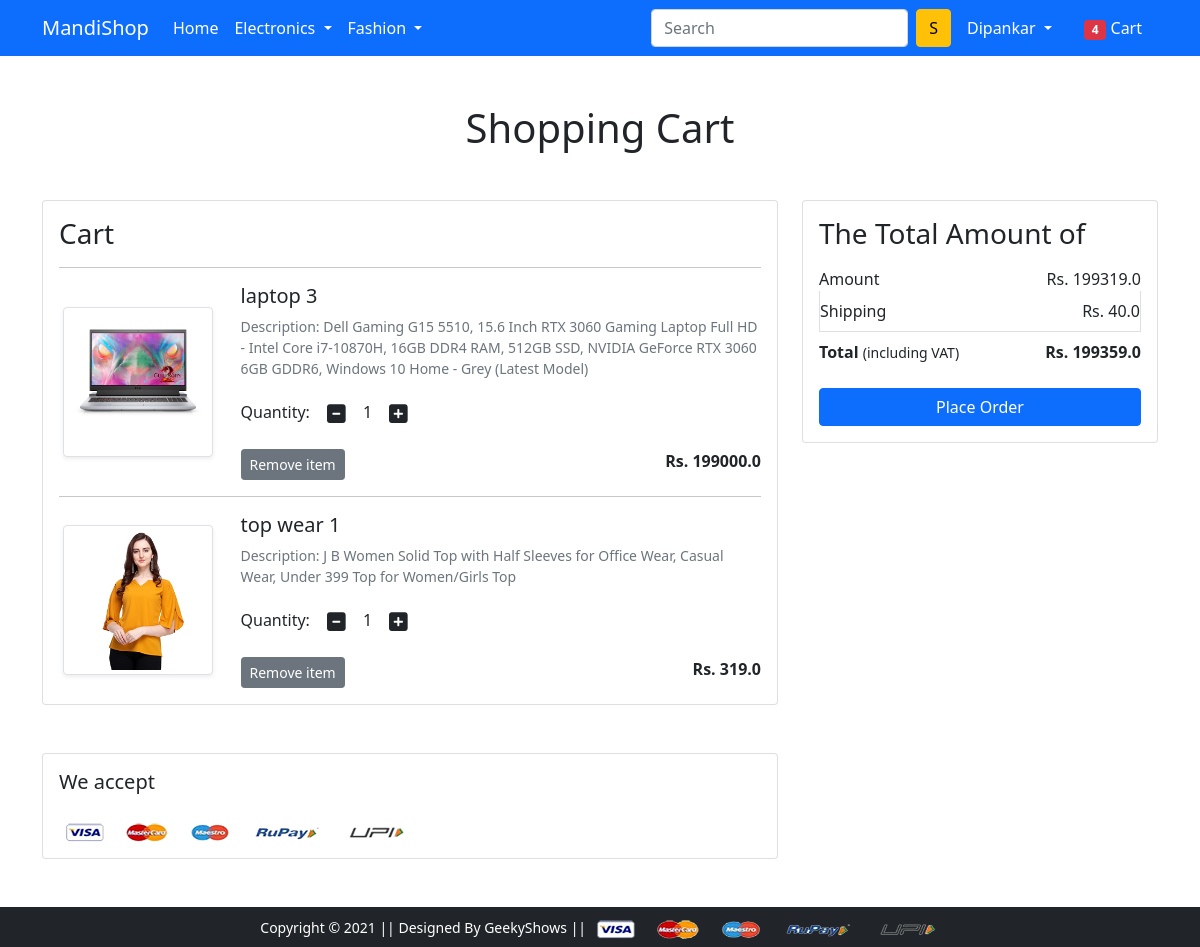
The app's page /cart/ (signed in) with its own data.
### MyApp/models.py (models this page shows, shortened)
class Cart(models.Model):
    user = models.ForeignKey(User, on_delete=models.CASCADE)
    product = models.ForeignKey(Product, on_delete=models.CASCADE)
    quantity = models.PositiveIntegerField(default=1)

class Product(models.Model):
    title = models.CharField(max_length=100)
    selling_price = models.FloatField()
    discounted_price = models.FloatField()
    description = models.TextField()
    brand = models.CharField(max_length=100)
    category = models.CharField(choices=CATEGORY_CHOICES, max_length=2)
    product_image = models.ImageField(upload_to='productimg')

### MyApp/views.py (the view)
# urls.py: path('cart/', views.show_cart, name='showcart'),
@login_required
def show_cart(request):
    if request.user.is_authenticated:
        user = request.user
        cart = Cart.objects.filter(user=user)
        amount = 0.0
        shipping_amount = 40.0
        total_amount = 0.0
        cart_product = [p for p in Cart.objects.all() if p.user == user]
        if cart_product:
            for p in cart_product:
                temp_amount = p.quantity * p.product.discounted_price
                amount += temp_amount
                total_amount = amount + shipping_amount
            return render(request, 'app/addtocart.html', {'carts': cart, 'totalamount': total_amount, 'amount': amount, 'shipping_amount': shipping_amount})
        else:
            return render(request, 'app/emptycart.html', {})

### MyApp/templates/app/addtocart.html (shortened to what this page needs)
{% extends 'app/base.html' %}
{% load static %}
{% block main-content %}
<div class="container my-5">
 <div class="row">
  <h1 class="text-center mb-5">Shopping Cart</h1>
  <div class="col-sm-8">
  <div class="card">
   <div class="card-body">
    <h3>Cart</h3>
    {% for cart in carts %}
    <hr>
    <div class="row">
     <div class="col-sm-3 text-center align-self-center"><img src="{{cart.product.product_image.url}}" alt="" srcset="" class="img-fluid img-thumbnail shadow-sm" height="150" width="150"> </div>
     <div class="col-sm-9">
      <div>
       <h5>{{cart.product.title}}</h5>
       <p class="mb-2 text-muted small">Description: {{cart.product.description}}</p>
       <div class="my-3">
        <label for="quantity">Quantity:</label>
        <a class="minus-cart btn" pid="{{cart.product.id}}"><i class="fas fa-minus-square fa-lg"></i></a>
          <span id="quantity">{{cart.quantity}}</span>
        <a class="plus-cart btn" pid="{{cart.product.id}}"><i class="fas fa-plus-square fa-lg"></i></a>
       </div>
       <div class="d-flex justify-content-between">
        <a href="#" class="btn btn-sm btn-secondary mr-3 remove-cart" pid="{{cart.product.id}}">Remove item </a>
        <p class="mb-0"><span><strong>Rs. {{cart.product.discounted_price}}</strong></span></p>
       </div>
      </div>
     </div>
    </div>
    {% endfor %}
   </div>
   </div>
  </div>
  <div class="col-sm-4">
   <div class="card">
    <div class="card-body">
      <h3>The Total Amount of</h3>
      <ul class="list-group">
       <li class="list-group-item d-flex justify-content-between align-items-center border-0 px-0 pb-0">Amount<span>Rs. <span id="amount">{{amount}}</span></span></li>
       <li class="list-group-item d-flex justify-content-between align-items-center px-0">Shipping<span>Rs. {{shipping_amount}}</span></li>
       <li class="list-group-item d-flex justify-content-between align-items-center border-0 px-0 mb-3">
        <div>
           <strong>Total</strong> <small>(including VAT)</small>
         </div>
         <span><strong>Rs. <strong id="totalamount">{{totalamount}}</strong></strong></span>
       </li>
      </ul>
      <div class="d-grid"><a href="{% url 'checkout' %}" class="btn btn-primary">Place Order</a></div>
    </div>
   </div>
  </div>
 </div>
</div>
<div class="container">
 <div class="row">
  <div class="col-sm-8">
   <div class="card">
    <div class="card-body">
      <h5 class="mb-4">We accept</h5>
      <img src="{% static 'app/images/payment.png' %}" alt="" class="img-fluid">
    </div>
  </div>
  </div>
 </div>
</div>
{% endblock main-content %}

### MyApp/templates/app/base.html (shortened to what this page needs)
<!DOCTYPE html>
{% load static %}
<html lang="en">
  <head>
    <link
      href="https://cdn.jsdelivr.net/npm/bootstrap@5.0.0-beta1/dist/css/bootstrap.min.css"
      rel="stylesheet"
    />
    <link rel="stylesheet" href="{% static 'app/css/owl.carousel.min.css' %}" />
    <link rel="stylesheet" href="{% static 'app/css/all.min.css' %}" />
    <link rel="stylesheet" href="{% static 'app/css/style.css' %}" />
  </head>
  <body>
    <nav class="navbar navbar-expand-lg navbar-dark bg-primary">
      <div class="container">
        <a class="navbar-brand" href="/">MandiShop</a>
        <div class="collapse navbar-collapse" id="navbarSupportedContent">
          <ul class="navbar-nav me-auto mb-2 mb-lg-0">
            <li class="nav-item">
              <a class="nav-link active" aria-current="page" href="/">Home</a>
            </li>
            <li class="nav-item dropdown">
              <a
                class="nav-link dropdown-toggle text-white"
                href="#"
                id="electronicsDropdown"
                role="button"
                data-bs-toggle="dropdown"
                aria-expanded="false"
              >
                Electronics
              </a>
            </li>
            <li class="nav-item dropdown">
              <a
                class="nav-link dropdown-toggle text-white"
                href="#"
                id="fashionDropdown"
                role="button"
                data-bs-toggle="dropdown"
                aria-expanded="false"
              >
                Fashion
              </a>
            </li>
          </ul>
          <form class="d-flex">
            <input
              class="form-control me-2"
              type="search"
              placeholder="Search"
              aria-label="Search"
            />
            <button class="btn btn-warning" type="submit">S</button>
          </form>
          <div>
            <ul class="navbar-nav me-auto mb-2 mb-lg-0">
              {% if request.user.is_authenticated %}
              <li class="nav-item dropdown mx-2">
                <a
                  class="nav-link dropdown-toggle text-white"
                  href="#"
                  id="profileDropdown"
                  role="button"
                  data-bs-toggle="dropdown"
                  aria-expanded="false"
                >
                  {{ request.user.username|capfirst }}
                </a>
              </li>
              <li class="nav-item mx-2">
                <a href="{% url 'showcart' %}" class="nav-link text-white"
                  ><span class="badge bg-danger">4</span> Cart
                </a>
              </li>
              {% endif %}
            </ul>
          </div>
        </div>
      </div>
    </nav>
     {% block main-content %} {% endblock main-content %}
    <footer class="container-fluid bg-dark text-center p-2 mt-5">
      <small class="text-white"
        >Copyright &copy; 2021 || Designed By GeekyShows ||
      </small>
      <img
        src="{% static 'app/images/payment.png' %}"
        alt=""
        srcset=""
        class="img-fluid"
        height="2px"
      />
    </footer>
  </body>
</html>

### records on screen
Cart: product.product_image (picture), product "laptop 3", product.description "Dell Gaming G15 5510, 15.6 Inch RTX 3060 Gaming Laptop Full HD - Intel Core i7-10870H, 16GB DDR4 RAM, 512GB SSD, NVIDIA GeForce RTX 3060 6GB GDDR6, Windows 10 Home - Grey (Latest Model)", quantity "1", product.discounted_price "199000.0"
Cart: product.product_image (picture), product "top wear 1", product.description "J B Women Solid Top with Half Sleeves for Office Wear, Casual Wear, Under 399 Top for Women/Girls Top", quantity "1", product.discounted_price "319.0"

### other values on screen
{{ request.user.username|capfirst }} "Dipankar"
{{ amount }} "199319.0"
{{ shipping_amount }} "40.0"
{{ totalamount }} "199359.0"
